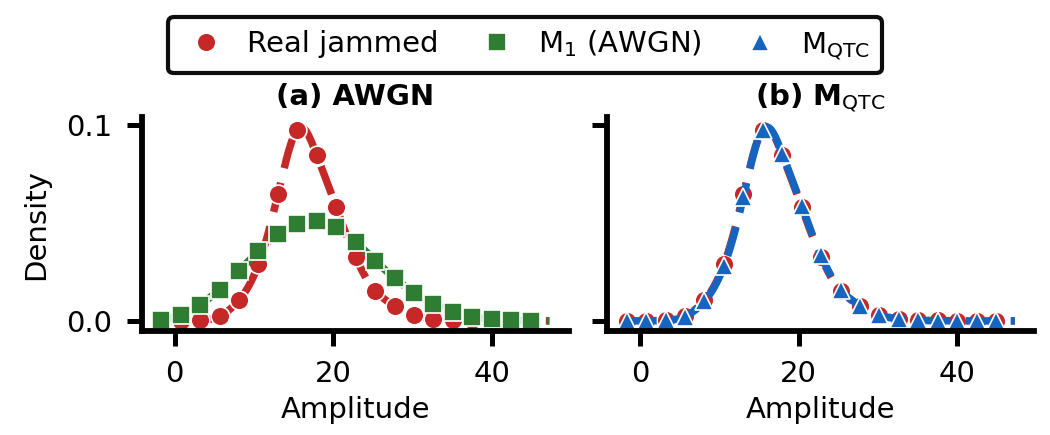

Reproduce this figure in Python.
"""Amplitude density comparison on subcarrier 26 (Figure 5).
Data: controlled room, constant Gaussian jamming at 20 dB, bandwidth 0.3.
"""

import sys
from pathlib import Path

SCRIPT_DIR = Path(__file__).resolve().parent
FIGURES_DIR = SCRIPT_DIR.parent
REPO_ROOT = FIGURES_DIR.parent

sys.path.insert(0, str(REPO_ROOT))
sys.path.insert(0, str(FIGURES_DIR))

import matplotlib
matplotlib.use("Agg")
import matplotlib.pyplot as plt
import numpy as np
from scipy.stats import gaussian_kde

from mqtc.data.loaders import load_npz_csi
from mqtc.models import M1AWGN, MQTC
from _style import (
    CIT_RC, FIG_W, FIG_H, FS_TITLE, FS_LABEL,
    LINE_W, cit_ax, cit_legend,
)

# Colors
RED = "#c62828"
GREEN = "#2e7d32"
BLUE = "#1565c0"

DATA_DIR = REPO_ROOT / "data" / "controlled" / "constant_gaussian_20dB"
SC = 26


def main():
    clean = load_npz_csi(str(DATA_DIR / "baseline.npz"))
    jammed = load_npz_csi(str(DATA_DIR / "jammed.npz"))

    n_min = min(clean.shape[0], jammed.shape[0])
    clean, jammed = clean[:n_min], jammed[:n_min]

    m1 = M1AWGN(seed=42)
    m1.calibrate(clean, jammed)
    sim_m1 = m1.simulate(clean)

    qtc = MQTC(seed=42)
    qtc.calibrate(clean, jammed)
    sim_qtc = qtc.simulate(clean)

    # Amplitude for subcarrier SC
    jammed_amp = np.abs(jammed[..., 0] + 1j * jammed[..., 1]).reshape(-1, 52)[:, SC]
    m1_amp = np.abs(sim_m1[..., 0] + 1j * sim_m1[..., 1]).reshape(-1, 52)[:, SC]
    qtc_amp = np.abs(sim_qtc[..., 0] + 1j * sim_qtc[..., 1]).reshape(-1, 52)[:, SC]

    # KDE
    xmin = min(jammed_amp.min(), m1_amp.min(), qtc_amp.min()) - 2
    xmax = max(jammed_amp.max(), m1_amp.max(), qtc_amp.max()) + 2
    xs = np.linspace(xmin, xmax, 500)
    bw = 0.3

    jammed_kde = gaussian_kde(jammed_amp, bw_method=bw)(xs)
    m1_kde = gaussian_kde(m1_amp, bw_method=bw)(xs)
    qtc_kde = gaussian_kde(qtc_amp, bw_method=bw)(xs)

    step = max(1, len(xs) // 20)
    mx, m_jam = xs[::step], jammed_kde[::step]
    m_m1, m_qtc = m1_kde[::step], qtc_kde[::step]

    # Plot
    plt.rcParams.update(CIT_RC)
    fig, axes = plt.subplots(1, 2, figsize=(FIG_W, FIG_H), sharey=True)

    # Panel (a): Real jammed + M1
    ax = axes[0]
    ax.plot(xs, jammed_kde, color=RED, ls="--", lw=LINE_W, dashes=(4, 2))
    ax.plot(mx, m_jam, color=RED, ls="none", marker="o", ms=4.5,
            markeredgecolor="white", markeredgewidth=0.4, label="Real jammed")
    ax.plot(xs, m1_kde, color=GREEN, ls="--", lw=LINE_W, dashes=(4, 2))
    ax.plot(mx, m_m1, color=GREEN, ls="none", marker="s", ms=4.5,
            markeredgecolor="white", markeredgewidth=0.4, label=r"M$_1$ (AWGN)")
    ax.set_title("(a) AWGN", fontsize=FS_TITLE, fontweight="bold", pad=3)
    ax.set_xlabel("Amplitude", fontsize=FS_LABEL, labelpad=2)
    ax.set_ylabel("Density", fontsize=FS_LABEL)
    ax.set_yticks([0.0, 0.1])
    cit_ax(ax)

    # Panel (b): Real jammed + M_QTC
    ax = axes[1]
    ax.plot(xs, jammed_kde, color=RED, ls="--", lw=LINE_W, dashes=(4, 2))
    ax.plot(mx, m_jam, color=RED, ls="none", marker="o", ms=4.5,
            markeredgecolor="white", markeredgewidth=0.4)
    ax.plot(xs, qtc_kde, color=BLUE, ls="--", lw=LINE_W, dashes=(4, 2))
    ax.plot(mx, m_qtc, color=BLUE, ls="none", marker="^", ms=4.5,
            markeredgecolor="white", markeredgewidth=0.4, label=r"M$_{\mathrm{QTC}}$")
    ax.set_title(r"(b) M$_{\mathrm{QTC}}$", fontsize=FS_TITLE,
                 fontweight="bold", pad=3)
    ax.set_xlabel("Amplitude", fontsize=FS_LABEL, labelpad=2)
    cit_ax(ax)

    # Legend
    handles, labels = axes[0].get_legend_handles_labels()
    h2, l2 = axes[1].get_legend_handles_labels()
    handles += h2
    labels += l2

    fig.subplots_adjust(left=0.135, right=0.985, bottom=0.24, top=0.73,
                        wspace=0.09)
    cit_legend(fig, handles, labels, ncol=3)

    out = SCRIPT_DIR / "fig_amplitude_kde.png"
    fig.savefig(out, format="png", dpi=300, bbox_inches=None, facecolor="white")
    plt.close(fig)
    print(f"Saved {out}")


if __name__ == "__main__":
    main()
